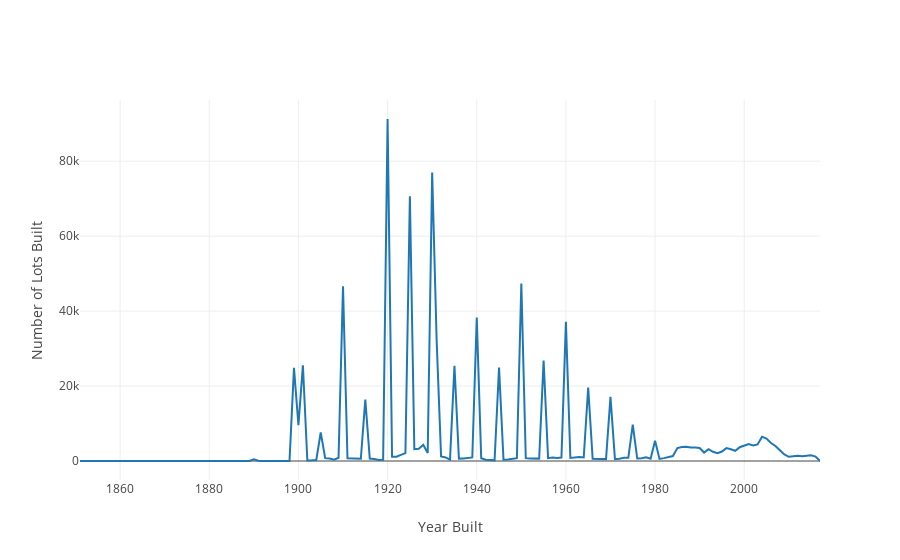

The cell this chart's notebook holds for it:
### Markdown cell above
# Part 1: Binning and Aggregation <a class="anchor" id="baa"></a>

Binning is a common strategy for visualizing large datasets. Binning is inherent to a few types of visualizations, such as histograms and [2D histograms](https://plot.ly/python/2D-Histogram/) (also check out their close relatives: [2D density plots](https://plot.ly/python/2d-density-plots/) and the more general form: [heatmaps](https://plot.ly/python/heatmaps/). While these visualization types explicitly include binning, any type of visualization used with aggregated data can be looked at in the same way. For example, lets say we wanted to look at building construction over time. This would be best viewed as a line graph, but we can still think of our results as being binned by year:

### Code cell
trace = go.Scatter(
    # I'm choosing BBL here because I know it's a unique key.
    x = ny.groupby('YearBuilt').count()['BBL'].index,
    y = ny.groupby('YearBuilt').count()['BBL']
)
layout = go.Layout(
    xaxis = dict(title = 'Year Built'),
    yaxis = dict(title = 'Number of Lots Built')
)
fig = go.Figure(data = [trace], layout = layout)
# py.iplot(fig, filename = 'ny-year-built')          # requires plotly license
plotly.offline.iplot(fig)                            # plot.ly Offline

### Figure 1 — Plotly figure (JSON) as saved in the notebook; plotly's stock layout.template omitted (floating-point values rounded to 4 significant figures; data arrays with more than 128 entries replaced by an {"elided": "..."} marker saying what was removed)
{"data": [{"type": "scatter", "x": {"elided": "167 int values"}, "y": {"elided": "167 int values"}}], "layout": {"xaxis": {"title": "Year Built"}, "yaxis": {"title": "Number of Lots Built"}}}
